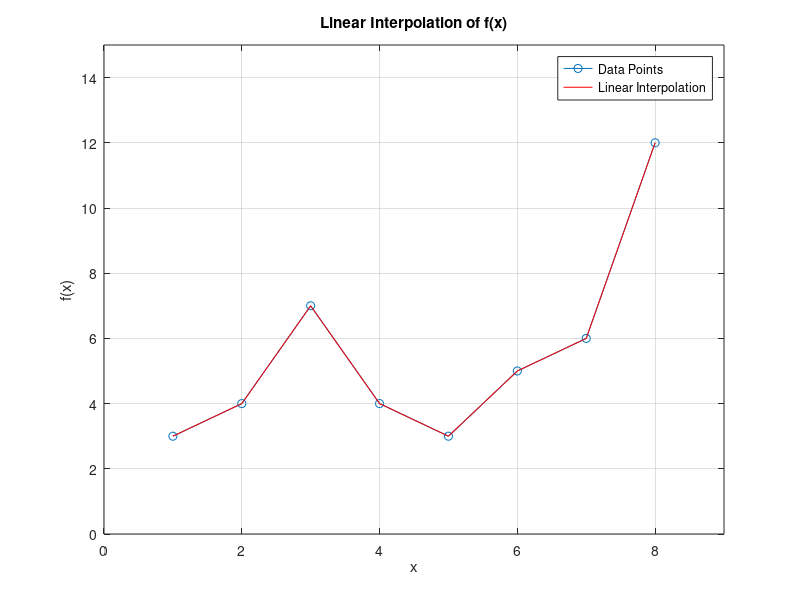

Reproduce this figure in MATLAB.
clc
% Given data
x = 1:8; % Data points for x
y = [3, 4, 7, 4, 3, 5, 6, 12]; % Corresponding y values

% Values of x for interpolation
xi = 1:0.1:8; % Values of x for interpolation

l_xi = size(xi,2);
yi = zeros(1,l_xi);

% Linear interpolation
l_x = size(x,2);
    for i = 1:l_xi
        for j = 1:l_x-1 
            % 假如需要计算插值公式
            if x(j+1) > xi(i)
                yi(i) = y(j)+(y(j+1)-y(j))/(x(j+1)-x(j))*(xi(i)-x(j));
                break;
            end
            % 假如插值处的数据已经测得了，就直接把值给它，节约计算资源
            if x(j) == xi(i)
                yi(i) = y(j);
                break;
            end
        end
        % 以上没有把最后一个数据点考虑进去,需要加上
        yi(l_xi) = y(l_x);
    end

% Plot the original data points and linear interpolation

plot(x, y, 'o-', 'DisplayName', 'Data Points');
xlim([0, 9]);
ylim([0, 15]);
hold on;
plot(xi, yi, 'r-', 'DisplayName', 'Linear Interpolation');
title('Linear Interpolation of f(x)');
xlabel('x');
ylabel('f(x)');
legend;
grid on;